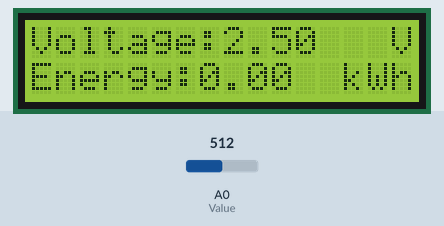
This sketch was run on a simulated Arduino Uno, built with avr-gcc and run on an emulated ATmega328P. Shown: 16×2 character LCD. Inputs (shaded band) come from the test bench; at power-on: A0 (Value) = 512. What the sketch prints to the serial monitor is not drawn.

Above: at 1.2 s.
1.3 s: A0 (Value) set to 716
At 2.4 s:
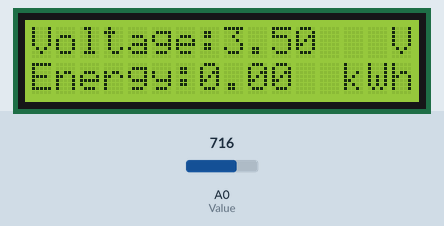
3.0 s: A0 (Value) set to 900
At 3.8 s:
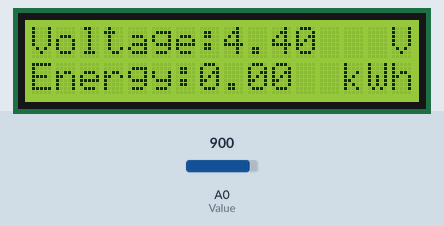
4.5 s: A0 (Value) set to 1010
At 5.2 s:
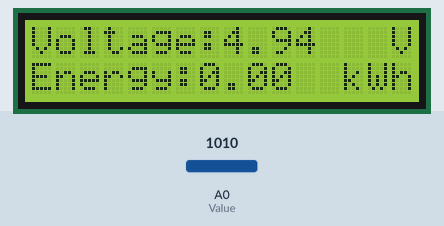
Timing chart, 0 to 7.5 s (numbered marks = the images above; inputs shaded):
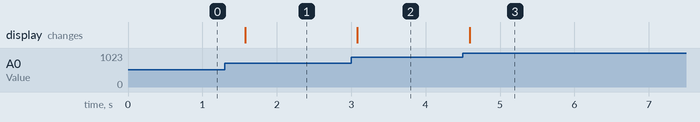

Measured:
- after the input at 1.3 s, the display: changes after 0.28 s (image 1)
- after the input at 3.0 s, the display: changes after 0.08 s (image 2)
- after the input at 4.5 s, the display: changes after 0.09 s (image 3)

The sketch:

Yeah_Buoy__Arduino.ino
```cpp
// Libraries
#include <LiquidCrystal.h>

// Initializations
LiquidCrystal lcd(7, 8, 9, 10, 11, 12); //LCD in the Digital Ports 7, 8, 9, 10, 11, and 12
float Ohm = 39;// Resistance of the electric motor is 39 Ohms
float Value = 0; // The analog value taken from the electric motor
float Power; //Variable that stores Power Data
float Volts; // Variable that stores voltage data
float Energy; //Variable that stores energy data
float Kwh; // Stores the kWh energy data
int i; // variable that creates the recurring for loop

// Setup
void setup() {
  // LCD Setups
    lcd.begin(16, 2); // set up the LCD's number of columns and rows:
    // Voltage
      lcd.setCursor(0,0);
      lcd.print("Voltage:");
      lcd.setCursor(15,0);
      lcd.print("V"); // Volts unit
    // Energy
      lcd.setCursor(0,1);
      lcd.print("Energy:");
      lcd.setCursor(13,1);
      lcd.print("kWh"); //Energy Unit
   //Plotter
    Serial.begin(9600);
}

// Loops
void loop() {
  //In order to use an updating LCD display, a recurring for loop is needed
    for(i=0;i<1000;i++) {
      // Calculations
        Volts = analogRead(Value) * 5.0/1023 ; // Reads the Analog Input, 5/1023 = 4.9 mV which is the Arduino resolution
        Power = (Volts*Volts)/Ohm; //Uses the P = V^2/R equation to find power
        Energy += Power; // Takes the power calculation and removes the element of time
        Kwh = Energy / 3.6e6; // Turns it from Joules to kilowatt-hours ( 1 Joule = 2.778e-7 kWh)
      // Printing Results on LCD
        // Voltage
          lcd.setCursor(8,0);
          lcd.print(Volts);
        // Energy
          lcd.setCursor(7,1);
          lcd.print(Kwh);
        // Power
          Serial.println(Power); //Puts the power numbers on the serial plotter
        // Making sure the results are legible
          delay(500); // delays results by 500 ms
      // Resets the for Loop
      if (i == 999) {
        i = 0;
      }
    }
 }

/*
 Appendix:

  The circuit:
 * LCD RS pin to digital pin 7
 * LCD Enable pin to digital pin 8
 * LCD D4 pin to digital pin 9
 * LCD D5 pin to digital pin 10
 * LCD D6 pin to digital pin 11
 * LCD D7 pin to digital pin 12
 * LCD R/W pin to ground
 * LCD VSS pin to ground
 * LCD VCC pin to 5V
 * 10K resistor:
 * ends to +5V and ground
 * wiper to LCD VO pin (pin 3)
*/
```
